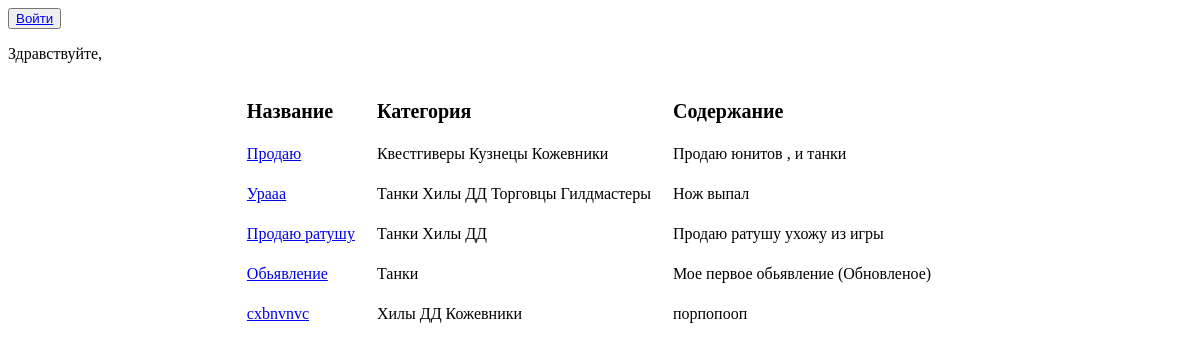
/posts/, run on an earlier commit of the app's database.
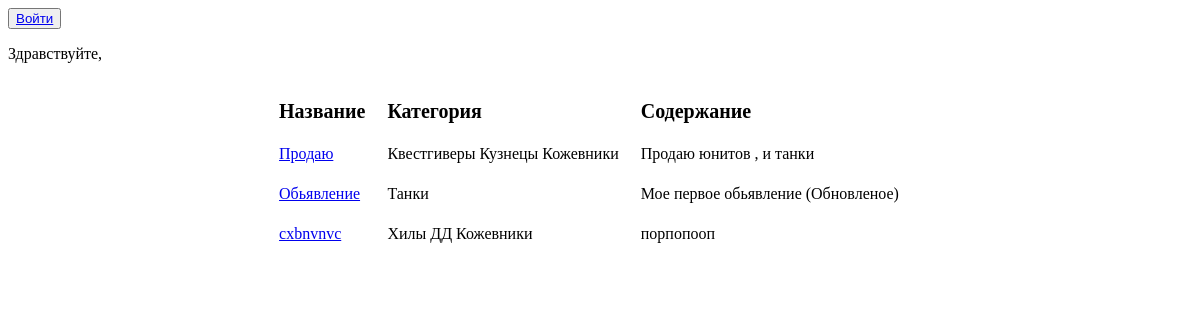
And on a later commit of the database.
### board/models.py (models this page shows, shortened)
class Post(models.Model):
    post_author = models.ForeignKey(User, on_delete=models.CASCADE)
    category = models.ManyToManyField(Category)
    title = models.CharField(max_length=50)
    content = models.TextField()

class Category(models.Model):
    name = models.CharField(max_length=255, unique=True)
    def __str__(self):
        return self.name

### board/views.py (the view)
# urls.py: path('', PostsList.as_view(), name='posts'),
class PostsList(ListView):
    model = Post
    template_name = 'posts_template.html'
    context_object_name = 'posts'
    def get_context_data(self, **kwargs):
        context = super().get_context_data(**kwargs)
        context['is_logged'] = self.request.user.is_authenticated
        context['current_user'] = self.request.user
        context['user_is_staff'] = self.request.user.is_staff
        return context

### templates/posts_template.html (shortened to what this page needs)
<!DOCTYPE html>
<html lang="en">
<head>
</head>
<body>
    {% if is_logged %}
        <button> <a href="{% url 'postcreate' %}"> Опубликовать обьявление</a> </button>
        <button><a href="{% url 'replies' %}">Мои отклики</a></button>
        <button><a href="{% url 'logout' %}">Выйти</a></button>
        {% if user_is_staff %}
            <button><a href="{% url 'send_mails' %}">Сделать новостную рассылку</a></button>
        {% endif %}
    {% else %}
        <button><a href="{% url 'login' %}">Войти</a></button>
    {% endif %}
    <p>Здравствуйте, {{ user.username }}</p>
    {% if posts %}
    <table align="center" cellspacing=20>
           <tr>
               <td style="font-size:20px"><b>Название</b></td>
               <td style="font-size:20px"><b>Категория</b></td>
               <td style="font-size:20px"><b>Содержание</b></td>
           </tr>
           {% for post in posts %}
           <tr>
               <td><a href="{% url 'post' post.id %}">{{ post.title }}</a></td>
               <td>
                   {% for cat in post.category.all %}
                   {{ cat }}
                   {% endfor %}
               </td>
               <td>{{ post.content|truncatewords:10}}</td>
               <td>
               </td>
           </tr>
           {% endfor %}
       </table>
   {% else %}
       <h2>Новостей нет!</h2>
   {% endif %}
</body>
</html>

What changed in the data, as far as the page shows it:
removed Post: title "Урааа", content "Нож выпал", Category (name "Танки"), Category (name "Хилы"), Category (name "ДД")
no longer on this page (row unchanged): Category: name "Торговцы", shown under "Урааа"
no longer on this page (row unchanged): Category: name "Гилдмастеры", shown under "Урааа"
removed Post: title "Продаю ратушу", content "Продаю ратушу ухожу из игры", Category (name "Танки"), Category (name "Хилы"), Category (name "ДД")
